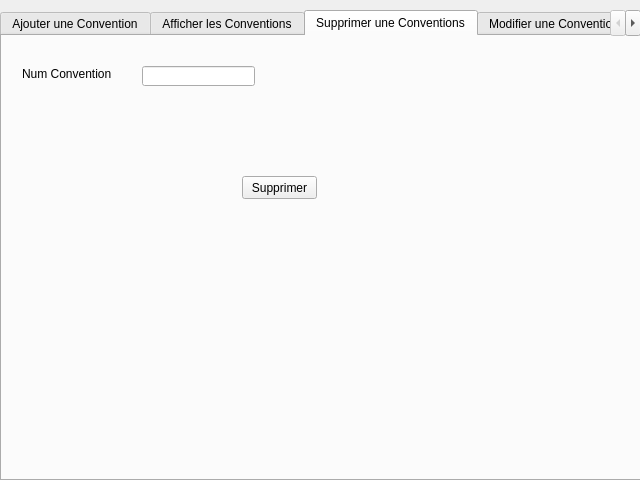
<?xml version="1.0" encoding="UTF-8"?>
<ui version="4.0">
 <class>gestion</class>
 <widget class="QDialog" name="gestion">
  <property name="geometry">
   <rect>
    <x>0</x>
    <y>0</y>
    <width>640</width>
    <height>480</height>
   </rect>
  </property>
  <property name="windowTitle">
   <string>Convention</string>
  </property>
  <widget class="QTabWidget" name="tabWidget">
   <property name="geometry">
    <rect>
     <x>0</x>
     <y>10</y>
     <width>641</width>
     <height>471</height>
    </rect>
   </property>
   <property name="styleSheet">
    <string notr="true">font: 10pt &quot;MS Shell Dlg 2&quot;;</string>
   </property>
   <property name="currentIndex">
    <number>2</number>
   </property>
   <widget class="QWidget" name="tab">
    <attribute name="title">
     <string>Ajouter une Convention</string>
    </attribute>
    <widget class="QLabel" name="label_NumConvention">
     <property name="geometry">
      <rect>
       <x>20</x>
       <y>30</y>
       <width>101</width>
       <height>16</height>
      </rect>
     </property>
     <property name="text">
      <string>Num de Convention</string>
     </property>
    </widget>
    <widget class="QLabel" name="label_Nom2emepartie">
     <property name="geometry">
      <rect>
       <x>20</x>
       <y>60</y>
       <width>91</width>
       <height>16</height>
      </rect>
     </property>
     <property name="text">
      <string>Nom 2eme partie</string>
     </property>
    </widget>
    <widget class="QLabel" name="label_dataAjout">
     <property name="geometry">
      <rect>
       <x>20</x>
       <y>90</y>
       <width>61</width>
       <height>16</height>
      </rect>
     </property>
     <property name="text">
      <string>date ajout</string>
     </property>
    </widget>
    <widget class="QLineEdit" name="lineEdit_NomConvention">
     <property name="geometry">
      <rect>
       <x>170</x>
       <y>30</y>
       <width>113</width>
       <height>20</height>
      </rect>
     </property>
    </widget>
    <widget class="QLineEdit" name="lineEdit_Nom2emepartie">
     <property name="geometry">
      <rect>
       <x>170</x>
       <y>60</y>
       <width>113</width>
       <height>20</height>
      </rect>
     </property>
    </widget>
    <widget class="QLineEdit" name="lineEdit_dateAjout">
     <property name="geometry">
      <rect>
       <x>170</x>
       <y>90</y>
       <width>113</width>
       <height>20</height>
      </rect>
     </property>
    </widget>
    <widget class="QPushButton" name="pb_ajouter">
     <property name="geometry">
      <rect>
       <x>310</x>
       <y>60</y>
       <width>75</width>
       <height>23</height>
      </rect>
     </property>
     <property name="text">
      <string>Ajouter</string>
     </property>
    </widget>
    <widget class="QLabel" name="label_Montantapayer">
     <property name="geometry">
      <rect>
       <x>20</x>
       <y>120</y>
       <width>91</width>
       <height>16</height>
      </rect>
     </property>
     <property name="text">
      <string>Montant à payer</string>
     </property>
    </widget>
    <widget class="QLineEdit" name="lineEdit_Montantapayer">
     <property name="geometry">
      <rect>
       <x>170</x>
       <y>120</y>
       <width>113</width>
       <height>20</height>
      </rect>
     </property>
    </widget>
    <widget class="QLabel" name="label_Note">
     <property name="geometry">
      <rect>
       <x>20</x>
       <y>150</y>
       <width>91</width>
       <height>16</height>
      </rect>
     </property>
     <property name="text">
      <string>Note</string>
     </property>
    </widget>
    <widget class="QLineEdit" name="lineEdit_Note">
     <property name="geometry">
      <rect>
       <x>170</x>
       <y>150</y>
       <width>113</width>
       <height>81</height>
      </rect>
     </property>
    </widget>
    <widget class="QLabel" name="labelB">
     <property name="geometry">
      <rect>
       <x>0</x>
       <y>0</y>
       <width>631</width>
       <height>441</height>
      </rect>
     </property>
     <property name="text">
      <string/>
     </property>
    </widget>
   </widget>
   <widget class="QWidget" name="tab_2">
    <attribute name="title">
     <string>Afficher les Conventions</string>
    </attribute>
    <widget class="QTableView" name="tabConventions">
     <property name="geometry">
      <rect>
       <x>10</x>
       <y>10</y>
       <width>611</width>
       <height>421</height>
      </rect>
     </property>
     <property name="styleSheet">
      <string notr="true">font: 10pt &quot;MS Shell Dlg 2&quot;;</string>
     </property>
    </widget>
    <widget class="QLabel" name="labelB_2">
     <property name="geometry">
      <rect>
       <x>0</x>
       <y>0</y>
       <width>631</width>
       <height>441</height>
      </rect>
     </property>
     <property name="text">
      <string/>
     </property>
    </widget>
    <zorder>labelB_2</zorder>
    <zorder>tabConventions</zorder>
   </widget>
   <widget class="QWidget" name="tab_3">
    <attribute name="title">
     <string>Supprimer une Conventions</string>
    </attribute>
    <widget class="QLineEdit" name="lineEdit_id_2">
     <property name="geometry">
      <rect>
       <x>140</x>
       <y>30</y>
       <width>113</width>
       <height>20</height>
      </rect>
     </property>
    </widget>
    <widget class="QLabel" name="label_4">
     <property name="geometry">
      <rect>
       <x>20</x>
       <y>30</y>
       <width>91</width>
       <height>16</height>
      </rect>
     </property>
     <property name="text">
      <string>Num Convention</string>
     </property>
    </widget>
    <widget class="QPushButton" name="pb_supprimer">
     <property name="geometry">
      <rect>
       <x>240</x>
       <y>140</y>
       <width>75</width>
       <height>23</height>
      </rect>
     </property>
     <property name="text">
      <string>Supprimer</string>
     </property>
    </widget>
    <widget class="QLabel" name="labelB_3">
     <property name="geometry">
      <rect>
       <x>0</x>
       <y>0</y>
       <width>631</width>
       <height>441</height>
      </rect>
     </property>
     <property name="text">
      <string/>
     </property>
    </widget>
    <zorder>labelB_3</zorder>
    <zorder>lineEdit_id_2</zorder>
    <zorder>label_4</zorder>
    <zorder>pb_supprimer</zorder>
   </widget>
   <widget class="QWidget" name="tab_6">
    <attribute name="title">
     <string>Modifier une Convention</string>
    </attribute>
    <widget class="QLabel" name="label_Note_3">
     <property name="geometry">
      <rect>
       <x>40</x>
       <y>140</y>
       <width>91</width>
       <height>16</height>
      </rect>
     </property>
     <property name="text">
      <string>Note</string>
     </property>
    </widget>
    <widget class="QLineEdit" name="lineEdit_Nom2emepartie_3">
     <property name="geometry">
      <rect>
       <x>190</x>
       <y>50</y>
       <width>113</width>
       <height>20</height>
      </rect>
     </property>
    </widget>
    <widget class="QLabel" name="label_Montantapayer_3">
     <property name="geometry">
      <rect>
       <x>40</x>
       <y>110</y>
       <width>91</width>
       <height>16</height>
      </rect>
     </property>
     <property name="text">
      <string>Montant à payer</string>
     </property>
    </widget>
    <widget class="QLineEdit" name="lineEdit_Montantapayer_3">
     <property name="geometry">
      <rect>
       <x>190</x>
       <y>110</y>
       <width>113</width>
       <height>20</height>
      </rect>
     </property>
    </widget>
    <widget class="QLineEdit" name="lineEdit_dateAjout_3">
     <property name="geometry">
      <rect>
       <x>190</x>
       <y>80</y>
       <width>113</width>
       <height>20</height>
      </rect>
     </property>
    </widget>
    <widget class="QLineEdit" name="lineEdit_NomConvention_3">
     <property name="geometry">
      <rect>
       <x>190</x>
       <y>20</y>
       <width>113</width>
       <height>20</height>
      </rect>
     </property>
    </widget>
    <widget class="QLineEdit" name="lineEdit_Note_3">
     <property name="geometry">
      <rect>
       <x>190</x>
       <y>140</y>
       <width>113</width>
       <height>81</height>
      </rect>
     </property>
    </widget>
    <widget class="QLabel" name="label_Nom2emepartie_3">
     <property name="geometry">
      <rect>
       <x>40</x>
       <y>50</y>
       <width>91</width>
       <height>16</height>
      </rect>
     </property>
     <property name="text">
      <string>Nom 2eme partie</string>
     </property>
    </widget>
    <widget class="QLabel" name="label_NumConvention_3">
     <property name="geometry">
      <rect>
       <x>40</x>
       <y>20</y>
       <width>101</width>
       <height>16</height>
      </rect>
     </property>
     <property name="text">
      <string>Num de Convention</string>
     </property>
    </widget>
    <widget class="QLabel" name="label_dataAjout_3">
     <property name="geometry">
      <rect>
       <x>40</x>
       <y>80</y>
       <width>61</width>
       <height>16</height>
      </rect>
     </property>
     <property name="text">
      <string>date ajout</string>
     </property>
    </widget>
    <widget class="QPushButton" name="pushButton">
     <property name="geometry">
      <rect>
       <x>360</x>
       <y>140</y>
       <width>75</width>
       <height>23</height>
      </rect>
     </property>
     <property name="text">
      <string>Modifier</string>
     </property>
    </widget>
    <widget class="QLabel" name="labelB_4">
     <property name="geometry">
      <rect>
       <x>0</x>
       <y>0</y>
       <width>631</width>
       <height>441</height>
      </rect>
     </property>
     <property name="text">
      <string/>
     </property>
    </widget>
    <zorder>labelB_4</zorder>
    <zorder>label_Note_3</zorder>
    <zorder>lineEdit_Nom2emepartie_3</zorder>
    <zorder>label_Montantapayer_3</zorder>
    <zorder>lineEdit_Montantapayer_3</zorder>
    <zorder>lineEdit_dateAjout_3</zorder>
    <zorder>lineEdit_NomConvention_3</zorder>
    <zorder>lineEdit_Note_3</zorder>
    <zorder>label_Nom2emepartie_3</zorder>
    <zorder>label_NumConvention_3</zorder>
    <zorder>label_dataAjout_3</zorder>
    <zorder>pushButton</zorder>
   </widget>
   <widget class="QWidget" name="tab_4">
    <attribute name="title">
     <string>Consulter une Convention</string>
    </attribute>
    <widget class="QPushButton" name="pushButton_2">
     <property name="geometry">
      <rect>
       <x>410</x>
       <y>40</y>
       <width>75</width>
       <height>23</height>
      </rect>
     </property>
     <property name="text">
      <string>Consulter</string>
     </property>
    </widget>
    <widget class="QLabel" name="label">
     <property name="geometry">
      <rect>
       <x>40</x>
       <y>40</y>
       <width>111</width>
       <height>16</height>
      </rect>
     </property>
     <property name="text">
      <string>Num Convention</string>
     </property>
    </widget>
    <widget class="QLineEdit" name="lineEdit">
     <property name="geometry">
      <rect>
       <x>200</x>
       <y>40</y>
       <width>113</width>
       <height>20</height>
      </rect>
     </property>
    </widget>
    <widget class="QLabel" name="labelB_5">
     <property name="geometry">
      <rect>
       <x>0</x>
       <y>0</y>
       <width>631</width>
       <height>441</height>
      </rect>
     </property>
     <property name="text">
      <string/>
     </property>
    </widget>
    <zorder>labelB_5</zorder>
    <zorder>pushButton_2</zorder>
    <zorder>label</zorder>
    <zorder>lineEdit</zorder>
   </widget>
   <widget class="QWidget" name="tab_5">
    <attribute name="title">
     <string>Recherche</string>
    </attribute>
    <widget class="QLabel" name="labelRechercheSupp_2">
     <property name="geometry">
      <rect>
       <x>10</x>
       <y>10</y>
       <width>421</width>
       <height>41</height>
      </rect>
     </property>
     <property name="text">
      <string>Veuillez entrer le numéro de la convention</string>
     </property>
    </widget>
    <widget class="QLineEdit" name="lineEditRecherche">
     <property name="geometry">
      <rect>
       <x>190</x>
       <y>60</y>
       <width>211</width>
       <height>21</height>
      </rect>
     </property>
    </widget>
    <widget class="QPushButton" name="pushButtonReOk">
     <property name="geometry">
      <rect>
       <x>460</x>
       <y>60</y>
       <width>75</width>
       <height>23</height>
      </rect>
     </property>
     <property name="text">
      <string>OK</string>
     </property>
    </widget>
    <widget class="QTableView" name="tabRecherche_2">
     <property name="geometry">
      <rect>
       <x>30</x>
       <y>120</y>
       <width>581</width>
       <height>291</height>
      </rect>
     </property>
    </widget>
   </widget>
  </widget>
 </widget>
 <resources/>
 <connections/>
</ui>
